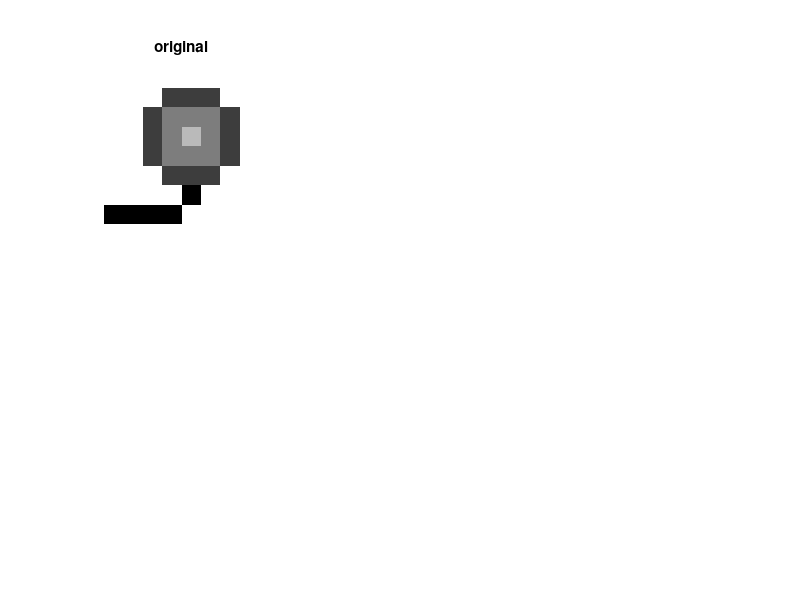

Reproduce this figure in MATLAB. (Note: this script raises an error after producing the figure.)
%----------------------------------
%Author: Ravi Kakaiya
%Roll No : 21EE64R06
%----------------------------------
%Instructions:
%------------------------------------------------------------------
% -This code contain use of Custm_SVD function so it is recommended
%  to keep the function(Custm_SVD.m) along with this code.
% -While Running the code Please avoid Running in section in order 
%  to get perfect outputs.
%------------------------------------------------------------------
%% Viewing Input matrics As Image 
G = [255 255 255 255 255 255 255 255;
    255 255 255 100 100 100 255 255;
    255 255 100 150 150 150 100 255;
    255 255 100 150 200 150 100 255;
    255 255 100 150 150 150 100 255;
    255 255 255 100 100 100 255 255;
    255 255 255 255 50 255 255 255;
    50 50 50 50 255 255 255 255];
c=[];
figure;
subplot(2,3,1)
imshow(G,[]);
title('original')
%-------------------------------------------------------------------
%% Recontuction of Image Using Custom SVD function:
for k=1:5
[u,s,v,val] = Custm_SVD(G,k,0.001);
s = diag(s);
new_G = u*s*v;
c=[c norm(G-new_G)]
subplot(2,3,k+1)
imshow(new_G,[]);
title("k=" + k)
end
x = 1:k
figure;
plot(x,c);
title('Difference error between Original and Reconstructed Image')
%-------------------------------------------------------------------
%% Plotting the Convergence Graph
figure;
title('Convergence For Deiiferent values of K')
for i = 1:k
    [u,s,v,val] = Custm_SVD(G,k,0.001);
    hold on
    plot(val);
end
legend('K=1','K=2','K=3','K=4','K=5');
%-------------------------------------------------------------------